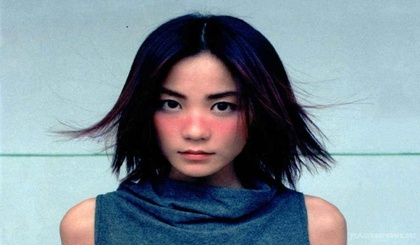
%> input picture 1111.jpg, 420 x 245 px, shrunk from 640 x 374 before the run
$ octave ComparedLPFimage.m   (GNU Octave 9; MATLAB toolbox functions it lacks are replaced by stand-ins)
%> lines starting %> are read from the running program, lines starting %| are printed output that depends on the picture
clear
clc
 [fn,pn,fi]=uigetfile('*.jpg','选择图片');
%> the answer given: 1111.jpg

I=imread([pn fn ]);
%> I is the input picture: size 245x420x3 uint8; mean R, G, B 126.1, 141.9, 151.8
figure;
subplot;
A=imshow(I);

I=rgb2gray(I);  %必有不然图片会被压缩到一半大小
%> I: size 245x420 uint8
%对于RGB图像必须做的一步，也可以用im2double函数
%I=im2double(I);
F=fft2(I);          %傅里叶变换
F1=log(abs(F)+1);   %取模并进行缩放
% % subplot(2,2,2);imshow(T1);title('低通滤波器');
Fs=fftshift(F);      %将频谱图中零频率成分移动至频谱图中心
S=log(abs(Fs)+1);    %取模并进行缩放
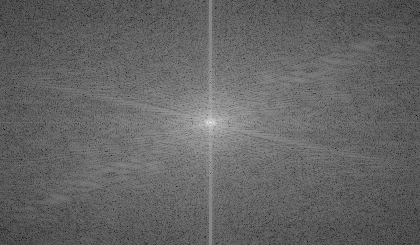
%> S: size 245x420 double; min 1.24, max 16.47, mean 7.26; mean of the top-left, top-right, bottom-left and bottom-right quarters 7.18, 7.33, 7.32, 7.21; drawn with min black and max white

n4=2;
D0=10;D1=20;
D2=40;D3=80;
D4=160;D5=250;
 [M,N]=size(F);
%> M = 245; N = 420
m=fix(M/2);
%> m = 122
n=fix(N/2);
%> n = 210
for i=1:M
   for j=1:N
        d=sqrt((i-m)^2+(j-n)^2);

        h1=1/(1+0.414*(d/D1)^(2*n4));%计算低通滤波器传递函数
              s1(i,j)=h1*Fs(i,j);
              T1(i, j) = h1;
        h0=1/(1+0.414*(d/D0)^(2*n4)); %计算低通滤波器传递函数
               s0(i,j)=h0*Fs(i,j);
               T0(i, j) = h0;
        h2=1/(1+0.414*(d/D2)^(2*n4));%计算低通滤波器传递函数
               s2(i,j)=h2*Fs(i,j);
               T2(i, j) = h2;
        h3=1/(1+0.414*(d/D3)^(2*n4)); %计算低通滤波器传递函数
                s3(i,j)=h3*Fs(i,j);
                T3(i, j) = h3;
        h4=1/(1+0.414*(d/D4)^(2*n4)); %计算低通滤波器传递函数
                s4(i,j)=h4*Fs(i,j);
                T4(i, j) = h4;
        h5=1/(1+0.414*(d/D5)^(2*n4)); %计算低通滤波器传递函数
                s5(i,j)=h5*Fs(i,j);
                T5(i, j) = h5;


% %         h4=1/(1+0.414*(d/D0)^(2*n4));
% %                s4(i,j)=h1*Fs(i,j);
% %                T4(i, j) = h1;

   end
end
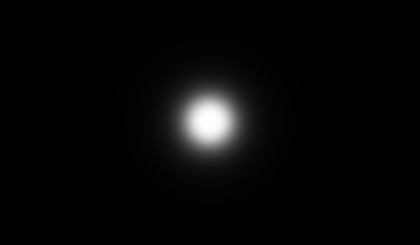
%> T1: size 245x420 double; min 0.00011, max 1, mean 0.0294
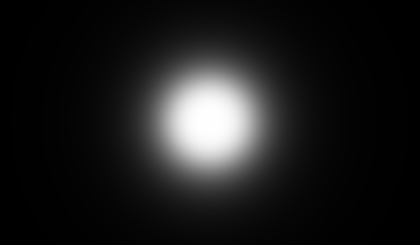
%> T2: size 245x420 double; min 0.00176, max 1, mean 0.112
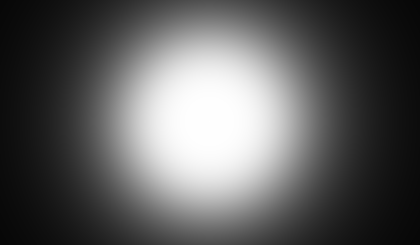
%> T3: size 245x420 double; min 0.0274, max 1, mean 0.369
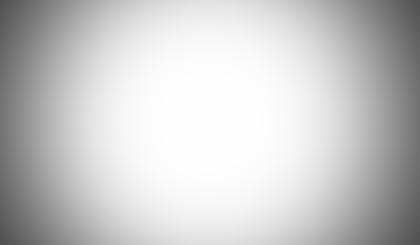
%> T4: size 245x420 double; min 0.311, max 1, mean 0.79
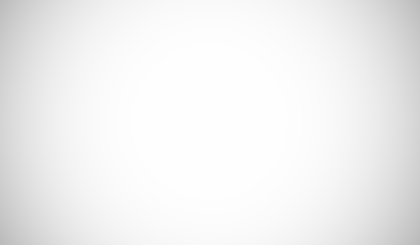
%> T5: size 245x420 double; min 0.729, max 1, mean 0.946
fr0=real(ifft2(ifftshift(s0)));  %频率域反变换到空间域，并取实部
fr1=real(ifft2(ifftshift(s1)));
fr2=real(ifft2(ifftshift(s2)));
fr3=real(ifft2(ifftshift(s3)));
fr4=real(ifft2(ifftshift(s4)));
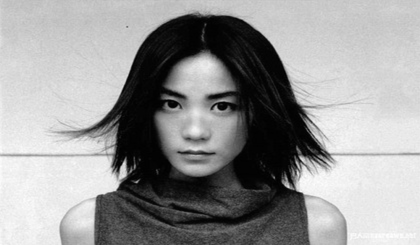
%> fr4: size 245x420 double; min -1.87, max 232.8, mean 138.2; drawn with min black and max white
fr5=real(ifft2(ifftshift(s5)));


R0=im2uint8(mat2gray(fr0));    %更改图像类型
R1=im2uint8(mat2gray(fr1));
R2=im2uint8(mat2gray(fr2));
R3=im2uint8(mat2gray(fr3));
R4=im2uint8(mat2gray(fr4));
R5=im2uint8(mat2gray(fr5));
figure
subplot(3,4,1);imshow(R0,[]);title('D0=10的效果图');
subplot(3,4,2);imshow(T0);title('低通滤波器D0=10');
subplot(3,4,3);imshow(R1,[]);title('D1=20的效果图');
subplot(3,4,4);imshow(T1),title('低通滤波器D1=20');
subplot(3,4,5);imshow(R2,[]);title('D2=40的效果图');
subplot(3,4,6);imshow(T2);title('低通滤波器D2=40');
subplot(3,4,7);imshow(R3,[]);title('D3=80的效果图');
subplot(3,4,8);imshow(T3),title('低通滤波器D3=80');
subplot(3,4,9);imshow(R4,[]);title('D4=160的效果图');
subplot(3,4,10);imshow(T4),title('低通滤波器D4=160');
subplot(3,4,11);imshow(R5,[]);title('D5=80的效果图');
subplot(3,4,12);imshow(T5),title('低通滤波器D3=250');


 % [13 lines of commented-out code are left out]

$ run again, on 3746401.jpg
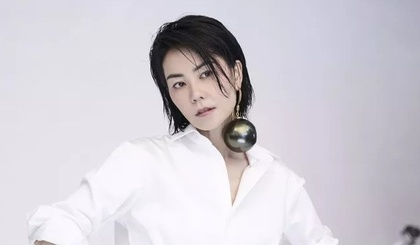
%> input picture 3746401.jpg, 420 x 245 px, shrunk from 640 x 374 before the run
%> I is the input picture: size 245x420x3 uint8; mean R, G, B 209, 205.2, 212.8
%> I: size 245x420 uint8
%> `S=log(abs(Fs)+1);`:
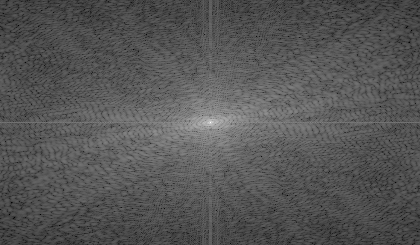
%> S: size 245x420 double; min 2.27, max 16.88, mean 7.21; mean of the top-left, top-right, bottom-left and bottom-right quarters 7.07, 7.32, 7.33, 7.1; drawn with min black and max white
%> `fr2=real(ifft2(ifftshift(s2)));`:
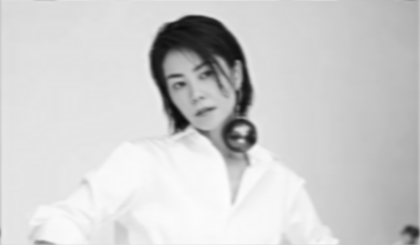
%> fr2: size 245x420 double; min 11.3, max 253.6, mean 207.2
